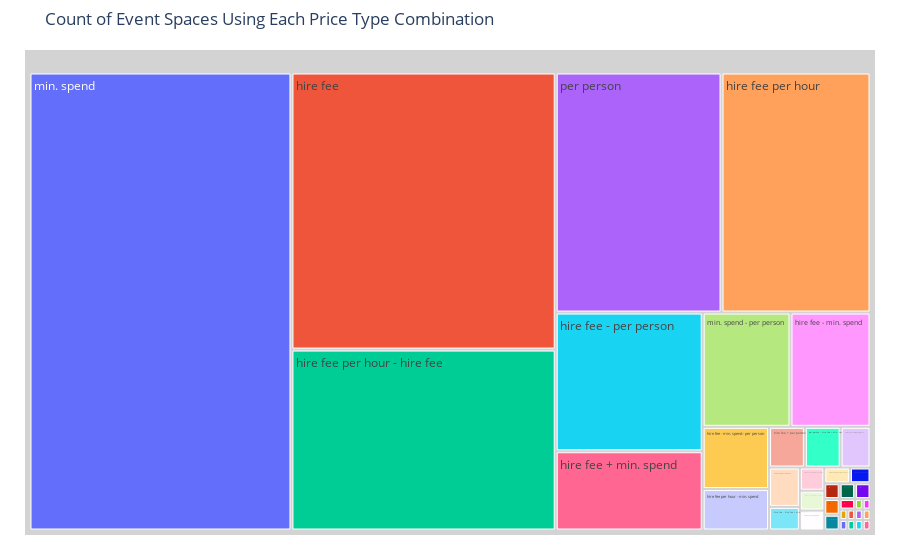

Source (notebook cell):
### Code cell
fig = px.treemap(price_type_counts, path=['index'], values='price_type', 
                 title = 'Count of Event Spaces Using Each Price Type Combination')
fig.update_traces(root_color="lightgrey")
fig.update_layout(margin = dict(t=50, l=25, r=25, b=25))
fig.show()

### Figure 1 — Plotly figure (JSON) as saved in the notebook; plotly's stock layout.template omitted (floating-point values rounded to 4 significant figures)
{"data": [{"branchvalues": "total", "domain": {"x": [0, 1], "y": [0, 1]}, "hovertemplate": "labels=%{label}<br>price_type=%{value}<br>parent=%{parent}<br>id=%{id}<extra></extra>", "ids": ["hire fee", "hire fee + min. spend", "hire fee + min. spend - hire fee + per person", "hire fee + min. spend - min. spend", "hire fee + per person", "hire fee + per person - hire fee + min. spend", "hire fee - hire fee + min. spend", "hire fee - hire fee + min. spend - per person", "hire fee - hire fee + per person", "hire fee - hire fee per hour", "hire fee - min. spend", "hire fee - min. spend - hire fee + min. spend", "hire fee - min. spend - hire fee + per person", "hire fee - min. spend - per person", "hire fee - per person", "hire fee - per person - hire fee + min. spend", "hire fee - per person - hire fee per hour", "hire fee - per person - min. spend", "hire fee per hour", "hire fee per hour - hire fee", "hire fee per hour - hire fee + min. spend", "hire fee per hour - hire fee - hire fee + min. spend", "hire fee per hour - hire fee - min. spend", "hire fee per hour - hire fee - min. spend - hire fee + min. spend", "hire fee per hour - hire fee - min. spend - per person", "hire fee per hour - hire fee - per person", "hire fee per hour - hire fee - per person - hire fee + min. spend", "hire fee per hour - min. spend", "hire fee per hour - min. spend - hire fee + min. spend", "hire fee per hour - per person", "min. spend", "min. spend - hire fee + min. spend", "min. spend - per person", "per person", "per person - hire fee", "per person - hire fee + min. spend", "per person - min. spend"], "labels": ["hire fee", "hire fee + min. spend", "hire fee + min. spend - hire fee + per person", "hire fee + min. spend - min. spend", "hire fee + per person", "hire fee + per person - hire fee + min. spend", "hire fee - hire fee + min. spend", "hire fee - hire fee + min. spend - per person", "hire fee - hire fee + per person", "hire fee - hire fee per hour", "hire fee - min. spend", "hire fee - min. spend - hire fee + min. spend", "hire fee - min. spend - hire fee + per person", "hire fee - min. spend - per person", "hire fee - per person", "hire fee - per person - hire fee + min. spend", "hire fee - per person - hire fee per hour", "hire fee - per person - min. spend", "hire fee per hour", "hire fee per hour - hire fee", "hire fee per hour - hire fee + min. spend", "hire fee per hour - hire fee - hire fee + min. spend", "hire fee per hour - hire fee - min. spend", "hire fee per hour - hire fee - min. spend - hire fee + min. spend", "hire fee per hour - hire fee - min. spend - per person", "hire fee per hour - hire fee - per person", "hire fee per hour - hire fee - per person - hire fee + min. spend", "hire fee per hour - min. spend", "hire fee per hour - min. spend - hire fee + min. spend", "hire fee per hour - per person", "min. spend", "min. spend - hire fee + min. spend", "min. spend - per person", "per person", "per person - hire fee", "per person - hire fee + min. spend", "per person - min. spend"], "name": "", "parents": ["", "", "", "", "", "", "", "", "", "", "", "", "", "", "", "", "", "", "", "", "", "", "", "", "", "", "", "", "", "", "", "", "", "", "", "", ""], "root": {"color": "lightgrey"}, "type": "treemap", "values": [905, 144, 1, 2, 18, 1, 9, 1, 3, 3, 113, 4, 1, 51, 252, 1, 5, 1, 442, 591, 3, 3, 15, 1, 1, 7, 1, 34, 6, 6, 1483, 15, 124, 492, 1, 18, 3]}], "layout": {"autosize": true, "legend": {"tracegroupgap": 0}, "margin": {"b": 25, "l": 25, "r": 25, "t": 50}, "title": {"text": "Count of Event Spaces Using Each Price Type Combination"}}}
